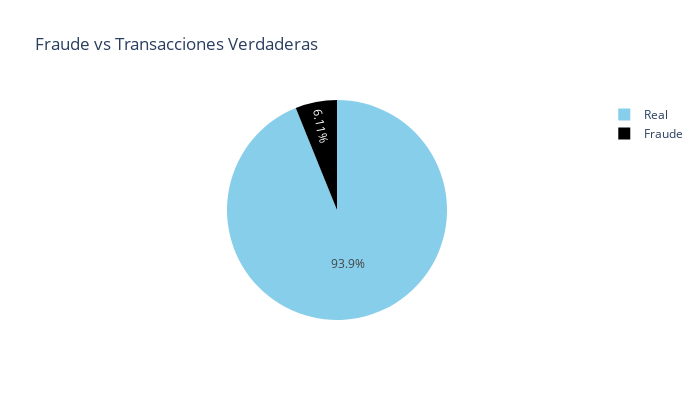

The cell this chart's notebook holds for it:
### Code cell
labels=["Real","Fraude"]

fraud_or_not = df["TARGET"].value_counts().tolist()
values = [fraud_or_not[0], fraud_or_not[1]]

fig = px.pie(values=df['TARGET'].value_counts(), names=labels , width=700, height=400, color_discrete_sequence=["skyblue","black"]
             ,title="Fraude vs Transacciones Verdaderas")
fig.show()

### Figure 1 — Plotly figure (JSON) as saved in the notebook; plotly's stock layout.template omitted (floating-point values rounded to 4 significant figures)
{"data": [{"domain": {"x": [0, 1], "y": [0, 1]}, "hovertemplate": "label=%{label}<br>value=%{value}<extra></extra>", "labels": ["Real", "Fraude"], "legendgroup": "", "name": "", "showlegend": true, "type": "pie", "values": [8076, 526]}], "layout": {"height": 400, "legend": {"tracegroupgap": 0}, "piecolorway": ["skyblue", "black"], "title": {"text": "Fraude vs Transacciones Verdaderas"}, "width": 700}}
